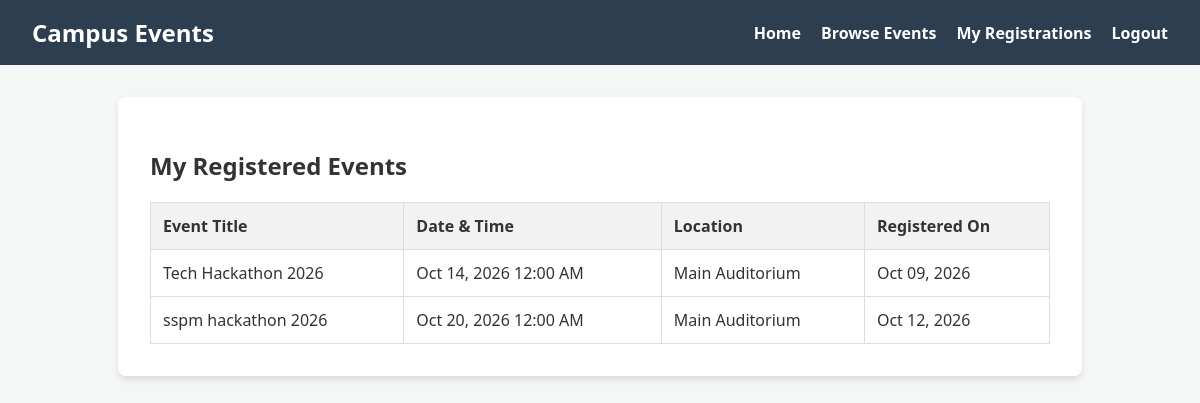
Page /my_events.php (signed in) on the committed database.
### tables this page shows
CREATE TABLE `registrations` (
  `id` int(11) NOT NULL,
  `user_id` int(11) NOT NULL,
  `event_id` int(11) NOT NULL,
  `registered_at` timestamp NOT NULL DEFAULT current_timestamp()
);

CREATE TABLE `events` (
  `id` int(11) NOT NULL,
  `title` varchar(200) NOT NULL,
  `description` text NOT NULL,
  `event_date` date NOT NULL,
  `location` varchar(255) NOT NULL,
  `image_path` varchar(255) DEFAULT NULL,
  `max_capacity` int(11) NOT NULL DEFAULT 50,
  `event_time` time NOT NULL,
  `venue` varchar(200) NOT NULL,
  `image` varchar(255) DEFAULT NULL,
  `created_at` timestamp NOT NULL DEFAULT current_timestamp()
);

### my_events.php (the view, shortened to what this page needs)
<?php
require_once "config/database.php";
$user_id = $_SESSION['user_id'];
$sql = "SELECT e.title, e.event_date, e.location, r.registered_at
        FROM registrations r
        JOIN events e ON r.event_id = e.id
        WHERE r.user_id = $user_id
        ORDER BY e.event_date ASC";
$result = $conn->query($sql);
?>
<!DOCTYPE html>
<html lang="en">
<head>
    <link rel="stylesheet" href="css/style.css">
</head>
<body>
    <nav>
        <h1>Campus Events</h1>
        <ul>
            <li><a href="index.php">Home</a></li>
            <li><a href="events.php">Browse Events</a></li>
            <li><a href="my_events.php">My Registrations</a></li>
            <li><a href="logout.php">Logout</a></li>
        </ul>
    </nav>
    <div class="container">
        <h2>My Registered Events</h2>
        <table>
            <thead>
                <tr>
                    <th>Event Title</th>
                    <th>Date & Time</th>
                    <th>Location</th>
                    <th>Registered On</th>
                </tr>
            </thead>
            <tbody>
                <?php while($row = $result->fetch_assoc()): ?>
                <tr>
                    <td><?php echo htmlspecialchars($row['title']); ?></td>
                    <td><?php echo date('M d, Y h:i A', strtotime($row['event_date'])); ?></td>
                    <td><?php echo htmlspecialchars($row['location']); ?></td>
                    <td><?php echo date('M d, Y', strtotime($row['registered_at'])); ?></td>
                </tr>
                <?php endwhile; ?>
            </tbody>
        </table>
    </div>
</body>
</html>

### css/style.css (style rules this page uses)
body { font-family: 'Segoe UI', Tahoma, Geneva, Verdana, sans-serif; margin: 0; padding: 0; background-color: #f4f7f6; color: #333; }
nav { background-color: #2c3e50; color: white; padding: 1rem 2rem; display: flex; justify-content: space-between; align-items: center; }
nav h1 { margin: 0; font-size: 1.5rem; }
nav ul { list-style: none; display: flex; gap: 20px; margin: 0; padding: 0; }
nav a { color: white; text-decoration: none; font-weight: bold; }
.container { max-width: 900px; margin: 2rem auto; background: white; padding: 2rem; border-radius: 8px; box-shadow: 0 4px 6px rgba(0,0,0,0.1); }
table { width: 100%; border-collapse: collapse; margin-top: 20px; }
table, th, td { border: 1px solid #ddd; }
th, td { padding: 12px; text-align: left; }
th { background-color: #f2f2f2; }

### rows in the picture
registrations: event.title "Tech Hackathon 2026", event.event_date "Oct 14, 2026 12:00 AM", event.location "Main Auditorium", registered_at "Oct 09, 2026"
registrations: event.title "sspm hackathon 2026", event.event_date "Oct 20, 2026 12:00 AM", event.location "Main Auditorium", registered_at "Oct 12, 2026"
